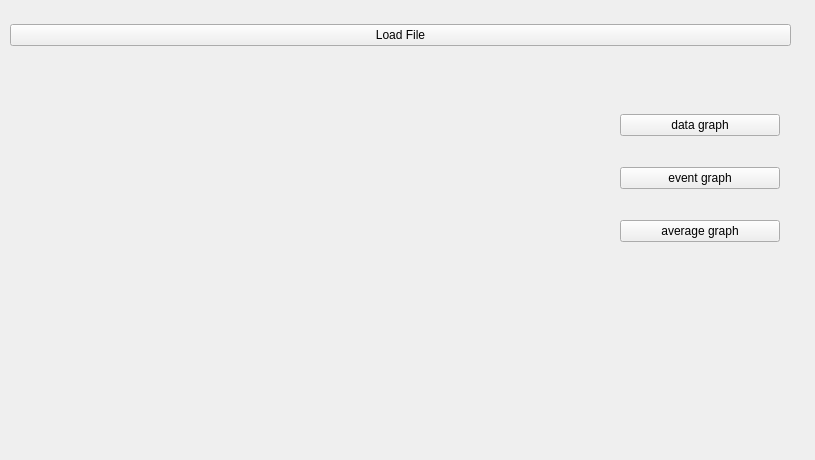
<?xml version="1.0" encoding="UTF-8"?>
<ui version="4.0">
 <class>MainWindow</class>
 <widget class="QMainWindow" name="MainWindow">
  <property name="geometry">
   <rect>
    <x>0</x>
    <y>0</y>
    <width>815</width>
    <height>460</height>
   </rect>
  </property>
  <property name="windowTitle">
   <string>MainWindow</string>
  </property>
  <widget class="QWidget" name="centralwidget">
   <widget class="QWidget" name="verticalLayoutWidget">
    <property name="geometry">
     <rect>
      <x>10</x>
      <y>0</y>
      <width>781</width>
      <height>71</height>
     </rect>
    </property>
    <layout class="QVBoxLayout" name="verticalLayout">
     <item>
      <widget class="QPushButton" name="pushButton">
       <property name="text">
        <string>Load File</string>
       </property>
      </widget>
     </item>
    </layout>
   </widget>
   <widget class="QWidget" name="verticalLayoutWidget_2">
    <property name="geometry">
     <rect>
      <x>620</x>
      <y>89</y>
      <width>160</width>
      <height>181</height>
     </rect>
    </property>
    <layout class="QVBoxLayout" name="verticalLayout_2">
     <item>
      <widget class="QPushButton" name="pushButton_2">
       <property name="text">
        <string>data graph</string>
       </property>
      </widget>
     </item>
     <item>
      <widget class="QPushButton" name="pushButton_3">
       <property name="text">
        <string>event graph</string>
       </property>
      </widget>
     </item>
     <item>
      <widget class="QPushButton" name="pushButton_4">
       <property name="text">
        <string>average graph</string>
       </property>
      </widget>
     </item>
    </layout>
   </widget>
  </widget>
 </widget>
 <resources/>
 <connections/>
</ui>
